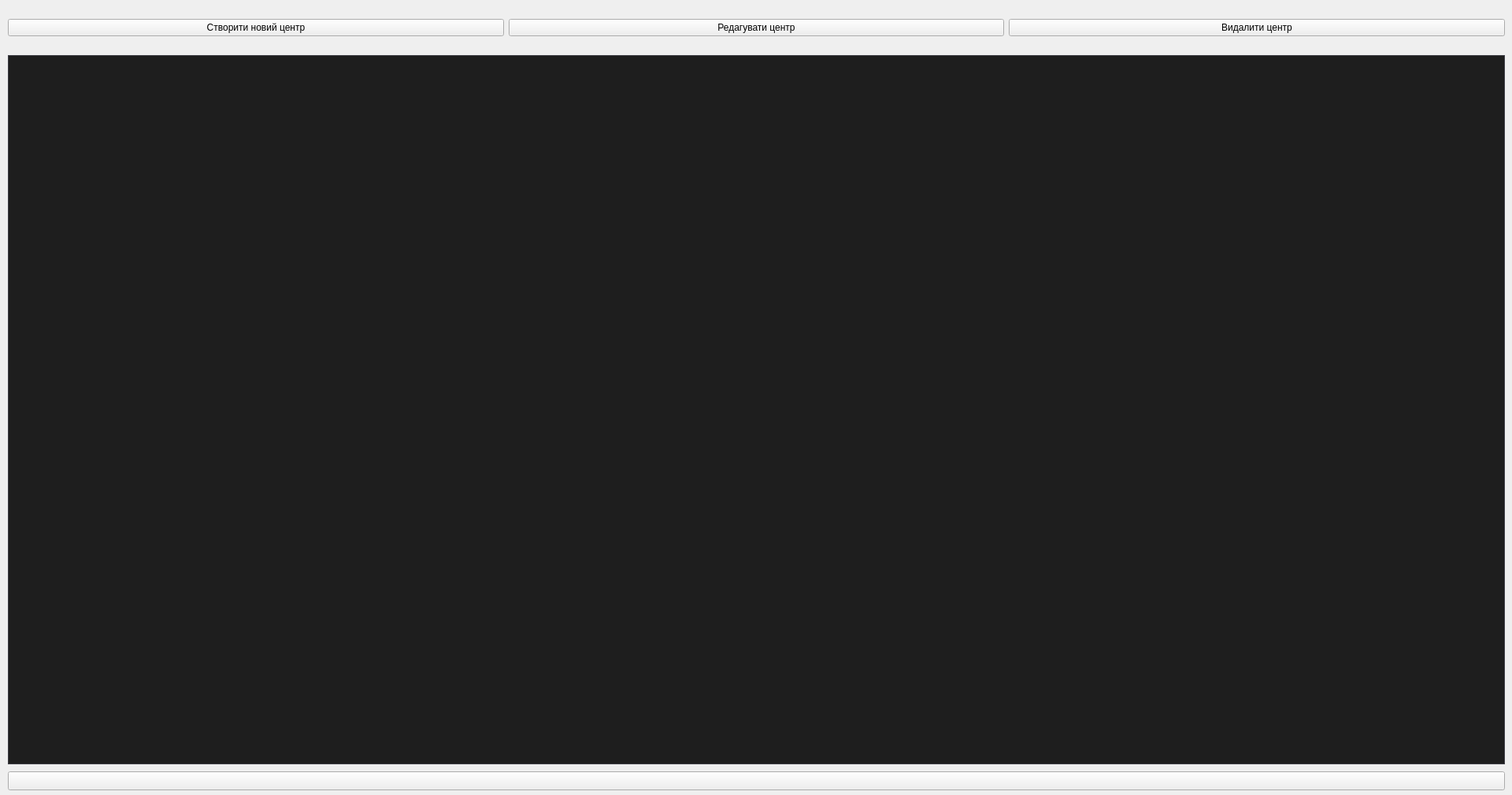
<?xml version="1.0" encoding="UTF-8"?>
<ui version="4.0">
 <class>CenterWindow</class>
 <widget class="QWidget" name="CenterWindow">
  <property name="geometry">
   <rect>
    <x>0</x>
    <y>0</y>
    <width>1920</width>
    <height>1010</height>
   </rect>
  </property>
  <property name="windowTitle">
   <string>Form</string>
  </property>
  <property name="windowIcon">
   <iconset resource="icons.qrc">
    <normaloff>:/icons/home_icon.png</normaloff>:/icons/home_icon.png</iconset>
  </property>
  <widget class="QTableView" name="centerTableView">
   <property name="geometry">
    <rect>
     <x>10</x>
     <y>70</y>
     <width>1901</width>
     <height>901</height>
    </rect>
   </property>
   <property name="styleSheet">
    <string notr="true">/*!*************************************
  VS15 Dark
****************************************
  Author: chintsu_kun
  Version: 2.0.2
  Licence: GNU General Public License v3.0 (https://www.gnu.org/licenses/gpl-3.0.en.html)
  Url: https://github.com/nikolay-borzov/modorganizer-themes
****************************************
*/
/* For some reason applying background-color or border fixes paddings properties */
QListWidget::item {
  border-width: 0; }

/* Don't override install label on download widget.
   MO2 assigns color depending on download state */
#installLabel {
  color: none; }

/* Make `background-color` work for :hover, :focus and :pressed states */
QToolButton {
  border: none; }

/* Main Window */
QWidget {
  background-color: #2D2D30;
  color: #F1F1F1; }
  QWidget::disabled {
    color: #656565; }

/* Common */
/* remove outline */
* {
  outline: 0; }

*:disabled,
QListView::item:disabled,
*::item:selected:disabled {
  color: #656565; }

/* line heights */
/* QTreeView#fileTree::item - currently have problem with size column vertical
   text align  */
#bsaList::item,
#dataTree::item,
QTreeView#modList::item,
QTreeWidget#categoriesTree::item,
#savegameList::item,
#tabConflicts QTreeWidget::item {
  padding: 0.3em 0; }

QListView::item,
QTreeView#espList::item {
  padding-top: 0.3em;
  padding-bottom: 0.3em;
}

/* to enable border color */
QTreeView,
QListView,
QTextEdit,
QWebView,
QTableView {
  border-style: solid;
  border-width: 1px; }

QAbstractItemView {
  color: #DCDCDC;
  background-color: #1E1E1E;
  alternate-background-color: #262626;
  border-color: #3F3F46; }
  QAbstractItemView::item:selected, QAbstractItemView::item:selected:hover {
    background-color: #3399FF;
    color: #F1F1F1; }

QAbstractItemView[filtered=true] {
	border: 2px solid #f00 !important;
}

QAbstractItemView,
QListView,
QTreeView {
  show-decoration-selected: 1; }

QAbstractItemView::item:hover,
QListView::item:hover,
QTreeView::branch:hover,
QTreeWidget::item:hover {
  background-color: rgba(51, 153, 255, 0.3); }

QAbstractItemView::item:selected:disabled,
QListView::item:selected:disabled,
QTreeView::branch:selected:disabled,
QTreeWidget::item:selected:disabled {
  background-color: rgba(51, 153, 255, 0.3); }

QTreeView::branch:selected {
  background-color: #3399FF; }

QLabel {
  background-color: transparent; }

LinkLabel {
  qproperty-linkColor: #3399FF; }

/* Left Pane &amp; File Trees #QTreeView, #QListView*/
QTreeView::branch:closed:has-children {
  image: url(./vs15/branch-closed.png); }

QTreeView::branch:open:has-children {
  image: url(./vs15/branch-open.png); }

/*QListView::item:hover { }
QListView::item:selected { }*/
QListView::item {
  color: #F1F1F1; }

/* Text areas and text fields #QTextEdit, #QLineEdit, #QWebView */
QTextEdit,
QWebView,
QLineEdit,
QAbstractSpinBox,
QAbstractSpinBox::up-button,
QAbstractSpinBox::down-button,
QComboBox {
  background-color: #333337;
  border-color: #3F3F46; }

QLineEdit:hover,
QAbstractSpinBox:hover,
QTextEdit:hover,
QComboBox:hover,
QComboBox:editable:hover {
  border-color: #007ACC; }

QLineEdit:focus,
QAbstractSpinBox::focus,
QTextEdit:focus,
QComboBox:focus,
QComboBox:editable:focus,
QComboBox:on {
  background-color: #3F3F46;
  border-color: #3399FF; }

QComboBox:on {
  border-bottom-color: #3F3F46; }

QLineEdit,
QAbstractSpinBox {
  min-height: 15px;
  padding: 2px;
  border-style: solid;
  border-width: 1px; }

QLineEdit {
  margin-top: 0; }

/* clear button */
QLineEdit QToolButton,
QLineEdit QToolButton:hover {
  background: none;
  margin-top: 1px; }

QLineEdit#espFilterEdit QToolButton {
  margin-top: -2px;
  margin-bottom: 1px; }

/* Drop-downs #QComboBox*/
QComboBox {
  min-height: 20px;
  padding-left: 5px;
  margin: 3px 0 1px 0;
  border-style: solid;
  border-width: 1px; }
  QComboBox:editable {
    padding-left: 3px;
    /* to enable hover styles */
    background-color: transparent; }
  QComboBox::drop-down {
    width: 20px;
    subcontrol-origin: padding;
    subcontrol-position: top right;
    border: none;
    /* If you need to set style for drop-down button
    &amp;:on,
    &amp;:editable:hover {
      background-color: red;
    } */ }
  QComboBox::down-arrow {
    image: url(./vs15/combobox-down.png); }
  QComboBox QAbstractItemView {
    background-color: #1B1B1C;
    selection-background-color: #3F3F46;
    border-color: #3399FF;
    border-style: solid;
    border-width: 0 1px 1px 1px; }

/* doesn't work http://stackoverflow.com/questions/13308341/qcombobox-abstractitemviewitem*/
/*QComboBox QAbstractItemView:item {
  padding: 10px;
  margin: 10px;
}*/
/* Toolbar */
QToolBar {
  border: none; }

QToolBar::separator {
  border-left-color: #222222;
  border-right-color: #46464A;
  border-width: 0 1px 0 1px;
  border-style: solid;
  width: 0; }

QToolButton {
  padding: 4px; }
  QToolButton:hover, QToolButton:focus {
    background-color: #3E3E40; }
  QToolButton:pressed {
    background-color: #3399FF; }

QToolButton::menu-indicator {
  image: url(./vs15/combobox-down.png);
  subcontrol-origin: padding;
  subcontrol-position: center right;
  padding-top: 10%;
  padding-right: 5%; }

/* Group Boxes #QGroupBox */
QGroupBox {
  border-color: #3F3F46;
  border-style: solid;
  border-width: 1px;
  padding: 1em .3em .3em .3em;
  margin-top: .65em; }

QGroupBox::title {
  subcontrol-origin: margin;
  subcontrol-position: top left;
  padding: 2px;
  left: 10px; }

/* LCD Count */
QLCDNumber {
  border-color: #3F3F46;
  border-style: solid;
  border-width: 1px; }

/* Buttons #QPushButton */
QPushButton {
  background-color: #333337;
  border-color: #3F3F46;
  min-height: 18px;
  padding: 2px 5px;
  border-style: solid;
  border-width: 1px; }

QPushButton:hover,
QPushButton:checked,
QPushButton:focus,
QAbstractSpinBox::up-button:hover,
QAbstractSpinBox::down-button:hover {
  background-color: #007ACC; }

QPushButton:pressed,
QPushButton:checked:hover,
QAbstractSpinBox::up-button:pressed,
QAbstractSpinBox::down-button:pressed {
  background-color: #1C97EA; }

QPushButton:disabled,
QAbstractSpinBox::up-button:disabled,
QAbstractSpinBox::down-button:disabled {
  background-color: #333337;
  border-color: #3F3F46; }

QPushButton::menu-indicator {
  image: url(./vs15/combobox-down.png);
  subcontrol-origin: padding;
  subcontrol-position: center right;
  padding-right: 5%; }

/* Dialog buttons */
QDialog QPushButton,
QSlider::handle:horizontal,
QSlider::handle:vertical {
  color: #000000;
  background-color: #DDDDDD;
  border-color: #707070;
  border-style: solid;
  border-width: 1px; }

QDialog QPushButton:hover,
QSlider::handle:horizontal:hover,
QSlider::handle:vertical:hover,
QSlider::handle:horizontal:pressed,
QSlider::handle:vertical:pressed {
  background-color: #BEE6FD;
  border-color: #3C7FB1; }

QSlider::handle:horizontal:focus:!pressed,
QSlider::handle:vertical:focus:!pressed,
QDialog QPushButton:focus,
QDialog QPushButton:checked {
  background-color: #DDDDDD;
  border-color: #3399FF; }

QDialog QPushButton:disabled,
QSlider::handle:horizontal:disabled,
QSlider::handle:vertical:disabled {
  background-color: #333337;
  border-color: #3F3F46; }

QDialog QPushButton {
  min-width: 1.5em;
  padding-left: .5em;
  padding-right: .5em; }

/* Check boxes and Radio buttons common #QCheckBox, #QRadioButton */
QGroupBox::indicator,
QTreeView::indicator,
QCheckBox::indicator,
QRadioButton::indicator {
  background-color: #2D2D30;
  border-color: #3F3F46;
  width: 13px;
  height: 13px;
  border-style: solid;
  border-width: 1px; }
  QGroupBox::indicator:hover,
  QTreeView::indicator:hover,
  QCheckBox::indicator:hover,
  QRadioButton::indicator:hover {
    background-color: #3F3F46;
    border-color: #007ACC; }

QGroupBox::indicator:checked,
QTreeView::indicator:checked,
QCheckBox::indicator:checked {
  image: url(./vs15/checkbox-check.png); }

QGroupBox::indicator:disabled,
QTreeView::indicator:checked:disabled,
QCheckBox::indicator:checked:disabled {
  image: url(./vs15/checkbox-check-disabled.png); }

/* Check boxes special */
QTreeView#modList::indicator {
  width: 15px;
  height: 15px; }

/* Radio buttons #QRadioButton */
QRadioButton::indicator {
  border-radius: 7px; }
  QRadioButton::indicator::checked {
    background-color: #B9B9BA;
    border-width: 2px;
    width: 11px;
    height: 11px; }
    QRadioButton::indicator::checked:hover {
      border-color: #3F3F46; }

/* Spinners #QSpinBox, #QDoubleSpinBox */
QAbstractSpinBox {
  margin: 1px; }

QAbstractSpinBox::up-button,
QAbstractSpinBox::down-button {
  border-style: solid;
  border-width: 1px;
  subcontrol-origin: padding; }

QAbstractSpinBox::up-button {
  subcontrol-position: top right; }

QAbstractSpinBox::up-arrow {
  image: url(./vs15/spinner-up.png); }

QAbstractSpinBox::down-button {
  subcontrol-position: bottom right; }

QAbstractSpinBox::down-arrow {
  image: url(./vs15/spinner-down.png); }

/* Sliders #QSlider */
QSlider::groove:horizontal {
  background-color: #3F3F46;
  border: none;
  height: 8px;
  margin: 2px 0; }

QSlider::handle:horizontal {
  width: .5em;
  height: 2em;
  margin: -7px 0;
  subcontrol-origin: margin; }

/* Scroll Bars #QAbstractScrollArea, #QScrollBar*/
/* assigning background still leaves not filled area*/
QAbstractScrollArea::corner {
  background-color: transparent; }

/* Horizontal */
QScrollBar:horizontal {
  height: 18px;
  border: none;
  margin: 0 23px 0 23px; }

QScrollBar::handle:horizontal {
  min-width: 32px;
  margin: 4px 2px; }

QScrollBar::add-line:horizontal {
  width: 23px;
  subcontrol-position: right;
  subcontrol-origin: margin; }

QScrollBar::sub-line:horizontal {
  width: 23px;
  subcontrol-position: left;
  subcontrol-origin: margin; }

/* Vertical */
QScrollBar:vertical {
  width: 20px;
  border: none;
  margin: 23px 0 23px 0; }

QScrollBar::handle:vertical {
  min-height: 32px;
  margin: 2px 4px; }

QScrollBar::add-line:vertical {
  height: 23px;
  subcontrol-position: bottom;
  subcontrol-origin: margin; }

QScrollBar::sub-line:vertical {
  height: 23px;
  subcontrol-position: top;
  subcontrol-origin: margin; }

/* Combined */
QScrollBar {
  background-color: #3E3E42;
  border: none; }

QScrollBar::handle {
  background-color: #686868; }

QScrollBar::add-line,
QScrollBar::sub-line {
  background-color: #3E3E42;
  border: none; }

/*QScrollBar::add-line:horizontal:hover,
QScrollBar::sub-line:horizontal:hover,
QScrollBar::add-line:vertical:hover,
QScrollBar::sub-line:vertical:hover,
QScrollBar::add-line:horizontal:pressed,
QScrollBar::sub-line:horizontal:pressed,
QScrollBar::add-line:vertical:pressed,
QScrollBar::sub-line:vertical:pressed { }*/
QScrollBar::handle:hover {
  background: #9E9E9E; }

QScrollBar::handle:pressed {
  background: #EFEBEF; }

QScrollBar::handle:disabled {
  background: #555558; }

QScrollBar::add-page,
QScrollBar::sub-page {
  background: transparent; }

QScrollBar::up-arrow:vertical {
  image: url(./vs15/scrollbar-up.png); }

QScrollBar::up-arrow:vertical:hover {
  image: url(./vs15/scrollbar-up-hover.png); }

QScrollBar::up-arrow:vertical:disabled {
  image: url(./vs15/scrollbar-up-disabled.png); }

QScrollBar::right-arrow:horizontal {
  image: url(./vs15/scrollbar-right.png); }

QScrollBar::right-arrow:horizontal:hover {
  image: url(./vs15/scrollbar-right-hover.png); }

QScrollBar::right-arrow:horizontal:disabled {
  image: url(./vs15/scrollbar-right-disabled.png); }

QScrollBar::down-arrow:vertical {
  image: url(./vs15/scrollbar-down.png); }

QScrollBar::down-arrow:vertical:hover {
  image: url(./vs15/scrollbar-down-hover.png); }

QScrollBar::down-arrow:vertical:disabled {
  image: url(./vs15/scrollbar-down-disabled.png); }

QScrollBar::left-arrow:horizontal {
  image: url(./vs15/scrollbar-left.png); }

QScrollBar::left-arrow:horizontal:hover {
  image: url(./vs15/scrollbar-left-hover.png); }

QScrollBar::left-arrow:horizontal:disabled {
  image: url(./vs15/scrollbar-left-disabled.png); }

/* Header Rows and Tables (Configure Mod Categories) #QTableView, #QHeaderView */
QTableView {
  gridline-color: #3F3F46;
  selection-background-color: #3399FF;
  selection-color: #F1F1F1; }

QTableView QTableCornerButton::section {
  background: #252526;
  border-color: #3F3F46;
  border-style: solid;
  border-width: 0 1px 1px 0; }

QHeaderView {
  border: none; }

QHeaderView::section {
  background: #252526;
  border-color: #3F3F46;
  padding: 3px 5px;
  border-style: solid;
  border-width: 0 1px 1px 0; }

QHeaderView::section:hover {
  background: #3E3E40;
  color: #F6F6F6; }

/*QHeaderView::section:first { }*/
QHeaderView::section:last {
  border-right: 0; }

QHeaderView::up-arrow {
  image: url(./vs15/sort-asc.png);
  margin-bottom: -37px; }

DownloadListView QHeaderView::up-arrow {
  margin-bottom: -47px; }

QHeaderView::down-arrow {
  image: url(./vs15/sort-desc.png);
  margin-bottom: 0; }

/* Context menus, toolbar drop-downs #QMenu  */
QMenu {
  background-color: #1A1A1C;
  border-color: #333337;
  border-style: solid;
  border-width: 1px;
  padding: 2px; }

QMenu::item {
  background: transparent;
  padding: 4px 20px; }

QMenu::item:selected, QMenuBar::item:selected {
  background-color: #333334; }

QMenu::item:disabled {
  background-color: transparent; }

QMenu::separator {
  background-color: #333337;
  height: 1px;
  margin: 1px 0; }

QMenu::icon {
  margin: 1px; }

QMenu::right-arrow {
  image: url(./vs15/sub-menu-arrow.png);
  subcontrol-origin: padding;
  subcontrol-position: center right;
  padding-right: .5em; }

QMenu QPushButton {
  background-color: transparent;
  border-color: #3F3F46;
  margin: 1px 0 1px 0; }

QMenu QCheckBox,
QMenu QRadioButton {
  background-color: transparent;
  padding: 5px 2px; }

/* Tool tips #QToolTip, #SaveGameInfoWidget */
QToolTip,
SaveGameInfoWidget {
  background-color: #424245;
  border-color: #4D4D50;
  color: #F1F1F1;
  border-style: solid;
  border-width: 1px;
  padding: 2px; }

QStatusBar::item {border: None;}

/* Progress Bars (Downloads) #QProgressBar */
QProgressBar {
  background-color: #E6E6E6;
  color: #000;
  border-color: #BCBCBC;
  text-align: center;
  border-style: solid;
  border-width: 1px;
  margin: 0 0px; }

QProgressBar::chunk {
  background: #06B025; }

DownloadListView[downloadView=standard]::item {
	padding: 16px;
}

DownloadListView[downloadView=compact]::item {
	padding: 4px;
}

/* Right Pane and Tab Bars #QTabWidget, #QTabBar */
QTabWidget::pane {
  border-color: #3F3F46;
  border-top-color: #007ACC;
  top: 0;
  border-style: solid;
  border-width: 1px; }

QTabWidget::pane:disabled {
  border-top-color: #3F3F46; }

/*QTabWidget::tab-bar { }*/
QTabBar::tab {
  background-color: transparent;
  padding: 4px 1em;
  border: none; }

QTabBar::tab:hover {
  background-color: #1C97EA; }

QTabBar::tab:selected,
QTabBar::tab:selected:hover {
  background-color: #007ACC; }

QTabBar::tab:disabled {
  background-color: transparent;
  color: #656565; }

QTabBar::tab:selected:disabled {
  background-color: #3F3F46; }

/* Scrollers */
QTabBar QToolButton {
  background-color: #333337;
  border-color: #3F3F46;
  padding: 1px;
  margin: 0;
  border-style: solid;
  border-width: 1px; }

QTabBar QToolButton:hover {
  border-color: #007ACC;
  border-width: 1px;
  border-style: solid; }

QTabBar QToolButton:disabled,
QTabBar QToolButton:pressed:hover {
  background-color: #333337; }

/*QTabBar::tear { }*/
QTabBar::scroller {
  width: 23px;
  background-color: red; }

QTabBar QToolButton::right-arrow {
  image: url(./vs15/scrollbar-right.png); }

QTabBar QToolButton::right-arrow:hover {
  image: url(./vs15/scrollbar-right-hover.png); }

QTabBar QToolButton::left-arrow {
  image: url(./vs15/scrollbar-left.png); }

QTabBar QToolButton::left-arrow:hover {
  image: url(./vs15/scrollbar-left-hover.png); }

/* Special styles */
QWidget#tabImages QPushButton {
  background-color: transparent;
  margin: 0 .3em;
  padding: 0; }

/* like dialog QPushButton*/
QWidget#tabESPs QToolButton {
  color: #000000;
  background-color: #DDDDDD;
  border-color: #707070;
  border-style: solid;
  border-width: 1px; }

QWidget#tabESPs QToolButton:hover {
  background-color: #BEE6FD;
  border-color: #3C7FB1; }

QWidget#tabESPs QToolButton:focus {
  background-color: #DDDDDD;
  border-color: #3399FF; }

QWidget#tabESPs QToolButton:disabled {
  background-color: #333337;
  border-color: #3F3F46; }

QTreeWidget#categoriesList {
  /*min-width: 225px;*/ }

QTreeWidget#categoriesList::item {
  background-position: center left;
  background-repeat: no-repeat;
  padding: .35em 10px; }

QTreeWidget#categoriesList::item:has-children {
  background-image: url(./vs15/branch-closed.png); }

QTreeWidget#categoriesList::item:has-children:open {
  background-image: url(./vs15/branch-open.png); }

QDialog#QueryOverwriteDialog QPushButton {
  margin-left: .5em; }

QDialog#PyCfgDialog QPushButton:hover {
  background-color: #BEE6FD; }

QLineEdit#modFilterEdit {
  margin-top: 2px; }

/* highlight unchecked BSAs */
QWidget#bsaTab QTreeWidget::indicator:unchecked {
  background-color: #3399FF; }

/* increase version text field */
QLineEdit#versionEdit {
  max-width: 100px; }

/* Dialogs width changes */
/* increase width to prevent buttons cutting */
QDialog#QueryOverwriteDialog {
  min-width: 565px; }

QDialog#ModInfoDialog {
  min-width: 850px; }

QLineEdit[valid-filter=false] {
	background-color: #661111 !important;
}</string>
   </property>
  </widget>
  <widget class="QWidget" name="layoutWidget">
   <property name="geometry">
    <rect>
     <x>10</x>
     <y>10</y>
     <width>1901</width>
     <height>50</height>
    </rect>
   </property>
   <layout class="QHBoxLayout" name="horizontalLayout">
    <item>
     <widget class="QPushButton" name="createCenterPushButton">
      <property name="text">
       <string>Створити новий центр</string>
      </property>
      <property name="icon">
       <iconset resource="icons.qrc">
        <normaloff>:/icons/add_icon.png</normaloff>:/icons/add_icon.png</iconset>
      </property>
      <property name="iconSize">
       <size>
        <width>40</width>
        <height>40</height>
       </size>
      </property>
     </widget>
    </item>
    <item>
     <widget class="QPushButton" name="editCenterPushButton">
      <property name="text">
       <string>Редагувати центр</string>
      </property>
      <property name="icon">
       <iconset resource="icons.qrc">
        <normaloff>:/icons/edit_icon.png</normaloff>:/icons/edit_icon.png</iconset>
      </property>
      <property name="iconSize">
       <size>
        <width>40</width>
        <height>40</height>
       </size>
      </property>
     </widget>
    </item>
    <item>
     <widget class="QPushButton" name="removeCenterPushButton">
      <property name="text">
       <string>Видалити центр</string>
      </property>
      <property name="icon">
       <iconset resource="icons.qrc">
        <normaloff>:/icons/remove_icon.png</normaloff>:/icons/remove_icon.png</iconset>
      </property>
      <property name="iconSize">
       <size>
        <width>38</width>
        <height>38</height>
       </size>
      </property>
     </widget>
    </item>
   </layout>
  </widget>
  <widget class="QPushButton" name="resetPushButton">
   <property name="geometry">
    <rect>
     <x>10</x>
     <y>980</y>
     <width>1901</width>
     <height>24</height>
    </rect>
   </property>
   <property name="text">
    <string/>
   </property>
   <property name="icon">
    <iconset resource="icons.qrc">
     <normaloff>:/icons/reset_icon.png</normaloff>:/icons/reset_icon.png</iconset>
   </property>
  </widget>
 </widget>
 <resources>
  <include location="icons.qrc"/>
 </resources>
 <connections/>
</ui>
